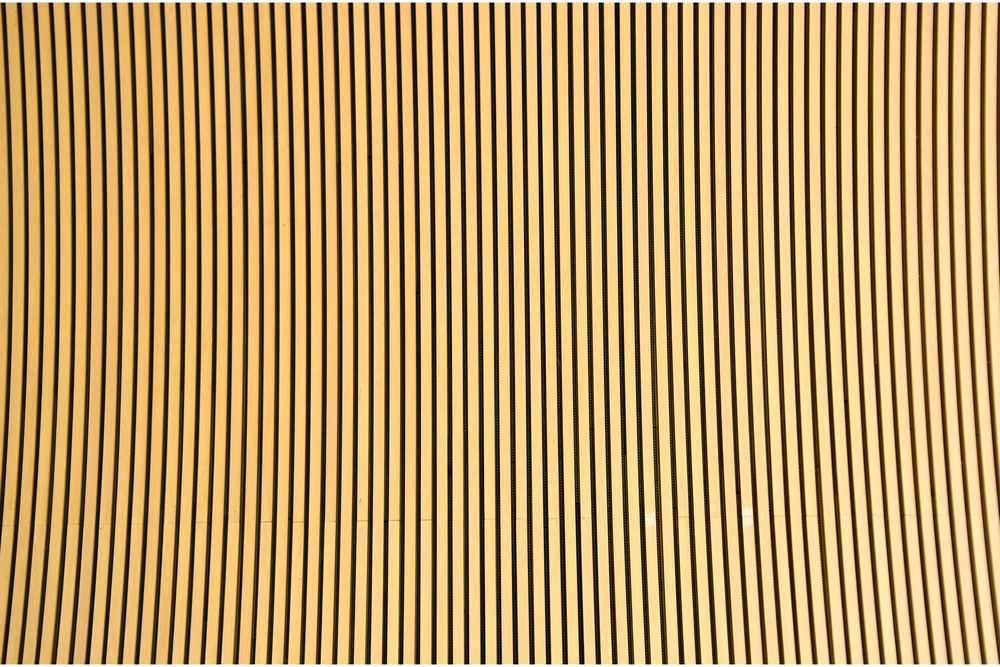
#> input picture Fourth/image7.jpg, 1000 x 667 px, shrunk from 6000 x 4000 before the run
$ python line_detection.py
#> lines starting #> are read from the running program, lines starting #| are printed output that depends on the picture
import cv2
import numpy as np
import matplotlib.pyplot as plt
# Load original image for line detection
img_color = cv2.imread('image7.jpg')
#> img_color is the input picture: shape (667, 1000, 3); mean B, G, R 98.8, 153.9, 186.8
gray = cv2.cvtColor(img_color, cv2.COLOR_BGR2GRAY)
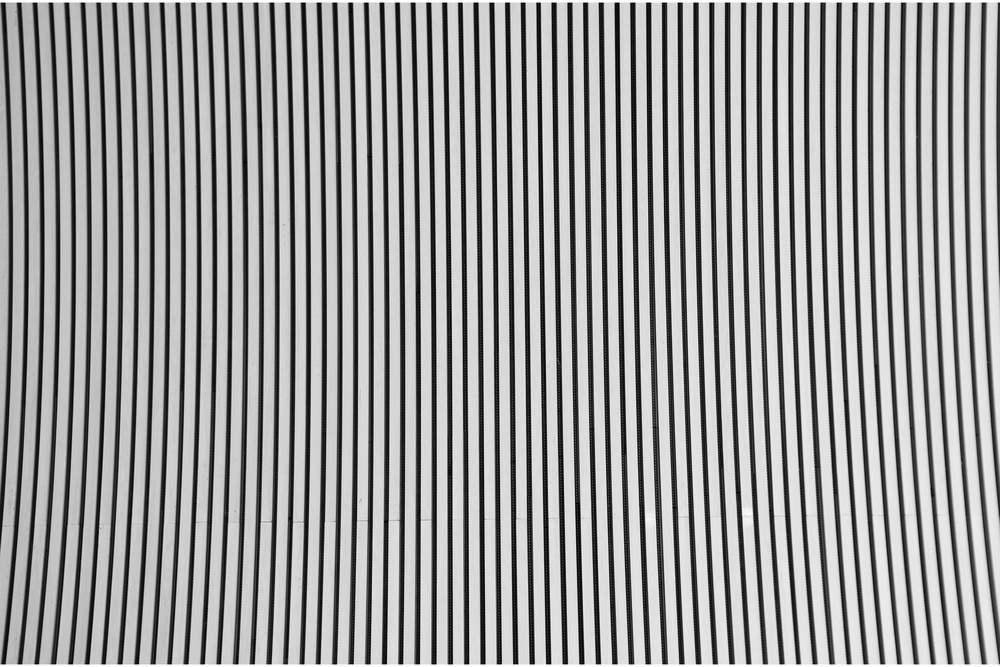
#> gray: shape (667, 1000); min 2, max 255, mean 157.5

# Edge detection
edges = cv2.Canny(gray, 50, 150, apertureSize=3)
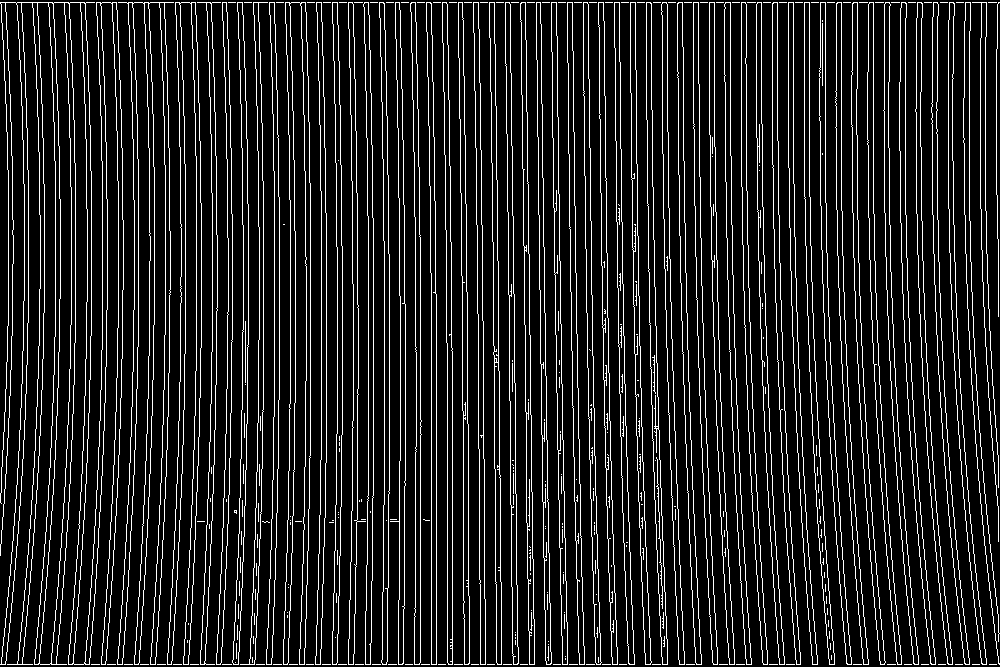
#> edges: shape (667, 1000); 13.1% white in thin lines or dots

# Hough Line Transform
lines = cv2.HoughLines(edges, 1, np.pi / 180, 150)
#> lines = 1471 rows, first 8: [2, 1.57], [664, 1.57], [-555, 3.12], [-539, 3.12], [-550, 3.12], [-571, 3.12], [420, 0], [431, 0]

if lines is not None:
    for rho, theta in lines[:, 0]:
        a = np.cos(theta)
        b = np.sin(theta)
        x0 = a * rho
        y0 = b * rho
        x1 = int(x0 + 1000 * (-b))
        y1 = int(y0 + 1000 * (a))
        x2 = int(x0 - 1000 * (-b))
        y2 = int(y0 - 1000 * (a))
        cv2.line(img_color, (x1, y1), (x2, y2), (0, 0, 255), 2)
#> this loop made 1471 passes
#> (rho, theta, a, b, x0, y0, x1, y1) on passes 1 to 3: (2, 1.57, -4.37e-08, 1, -8.74e-08, 2, -1000, 1), (664, 1.57, -4.37e-08, 1, -2.9e-05, 664, -1000, 663), (-555, 3.12, -1, 0.0175, 554.9, -9.69, 537, -1009)
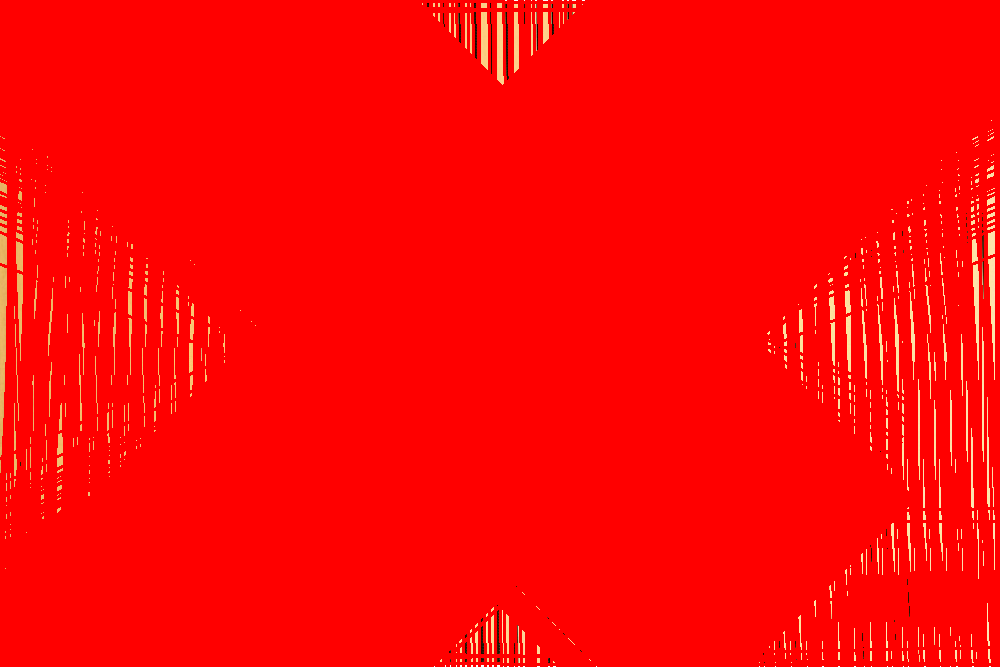
#> img_color: shape (667, 1000, 3); mean B, G, R 3.5, 5.2, 254.5

# Show result
plt.subplot(1, 2, 1)
plt.title("Edges")
plt.imshow(edges, cmap='gray')
plt.axis('off')

plt.subplot(1, 2, 2)
plt.title("Line Detection")
plt.imshow(cv2.cvtColor(img_color, cv2.COLOR_BGR2RGB))
plt.axis('off')

plt.tight_layout()
plt.show()
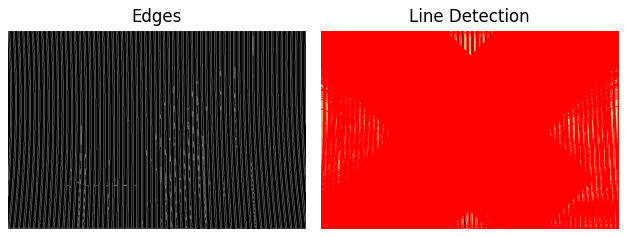
#> figure drawn by matplotlib, 2 panels

$ run again, with Fourth/image1.jpg copied over Fourth/image7.jpg
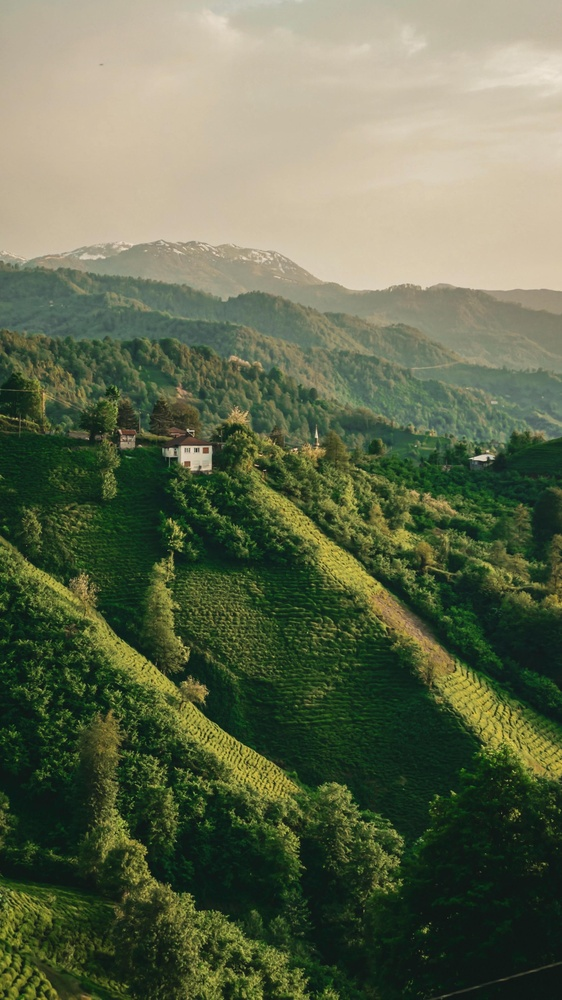
#> input picture Fourth/image1.jpg, 562 x 1000 px, shrunk from 2268 x 4032 before the run
#> img_color is the input picture: shape (1000, 562, 3); mean B, G, R 80, 107.1, 98.2
#> `edges = cv2.Canny(gray, 50, 150, apertureSize=3)`:
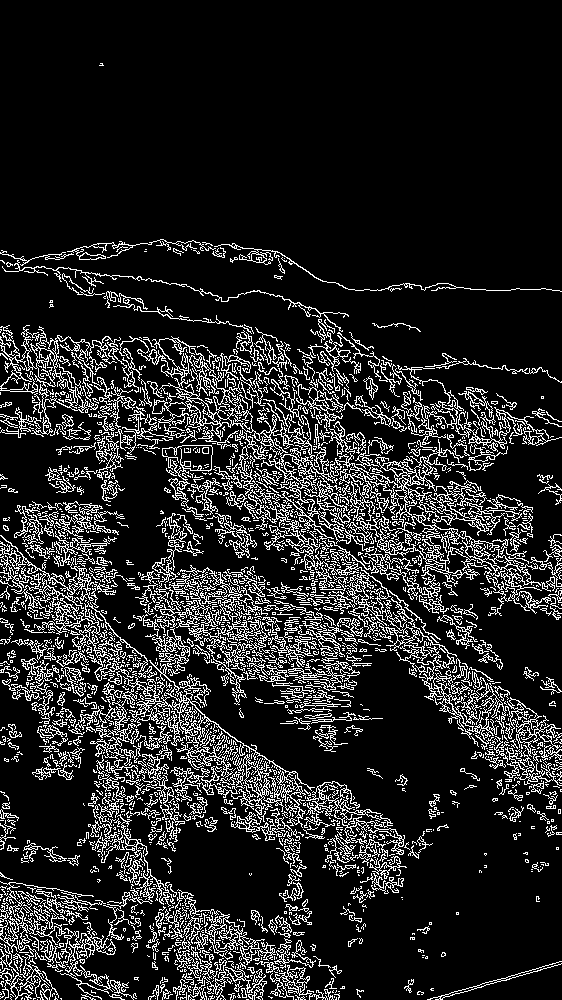
#> edges: shape (1000, 562); 14.4% white in thin lines or dots
#> the loop `for rho, theta in lines[:, 0]:` made 7959 passes
#> (rho, theta, a, b, x0, y0, x1, y1) on passes 1 to 3: (170, 2.36, -0.707, 0.707, -120.2, 120.2, -827, -586), (173, 2.36, -0.707, 0.707, -122.3, 122.3, -829, -584), (165, 2.36, -0.707, 0.707, -116.7, 116.7, -823, -590)
#> `plt.show()`:
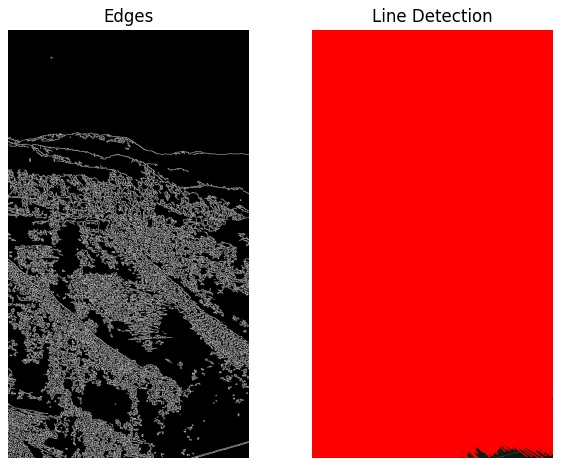
#> figure drawn by matplotlib, 2 panels

$ run again, with Fourth/image2.jpg copied over Fourth/image7.jpg
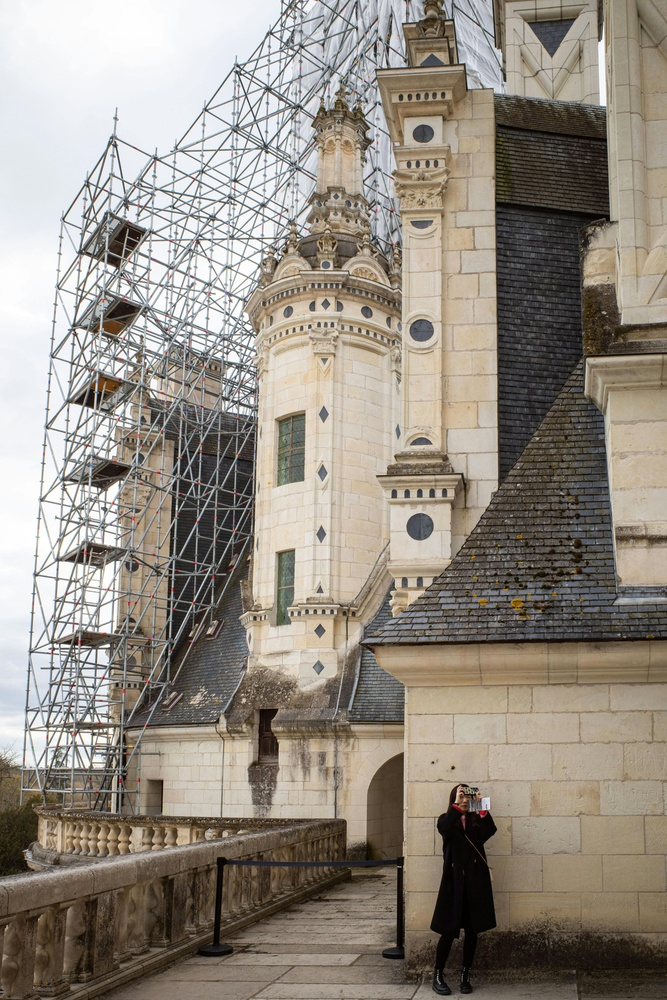
#> input picture Fourth/image2.jpg, 667 x 1000 px, shrunk from 4000 x 6000 before the run
#> img_color is the input picture: shape (1000, 667, 3); mean B, G, R 130.4, 140.7, 148.2
#> `edges = cv2.Canny(gray, 50, 150, apertureSize=3)`:
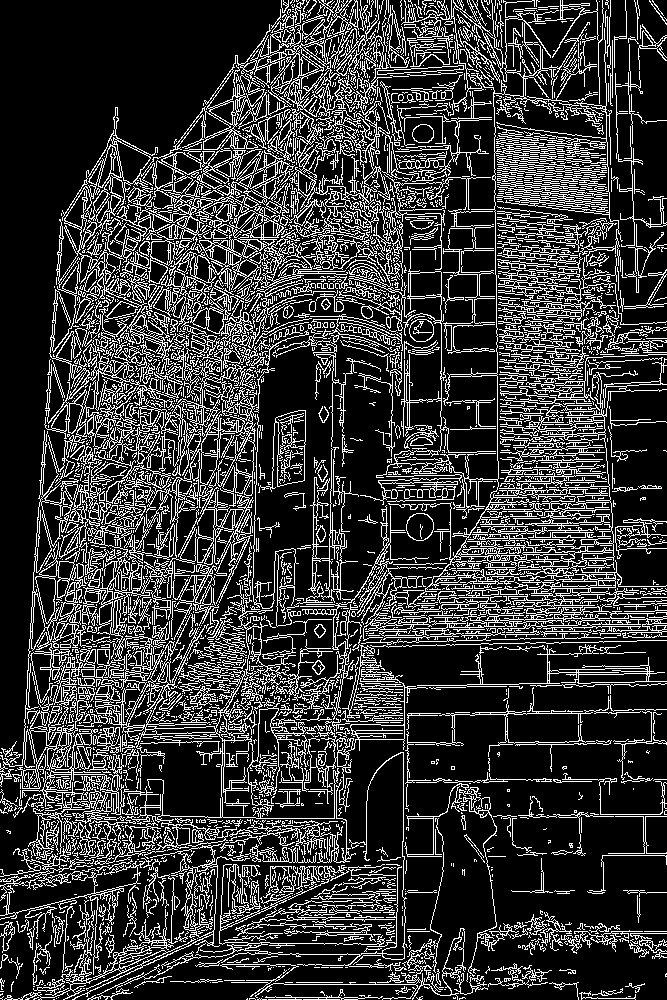
#> edges: shape (1000, 667); 21.6% white in thin lines or dots
#> the loop `for rho, theta in lines[:, 0]:` made 18734 passes
#> (rho, theta, a, b, x0, y0, x1, y1) on passes 1 to 3: (339, 0.0175, 1, 0.0175, 338.9, 5.92, 321, 1005), (122, 0.0698, 0.998, 0.0698, 121.7, 8.51, 51, 1006), (350, 0.0175, 1, 0.0175, 349.9, 6.11, 332, 1005)
#> `plt.show()`:
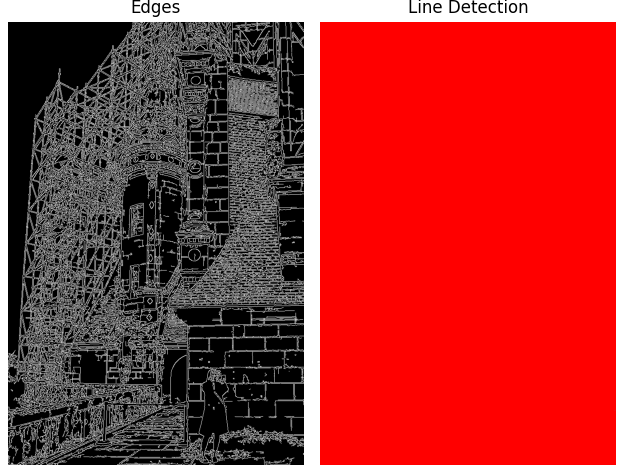
#> figure drawn by matplotlib, 2 panels

$ run again, with Fourth/image5.jpg copied over Fourth/image7.jpg
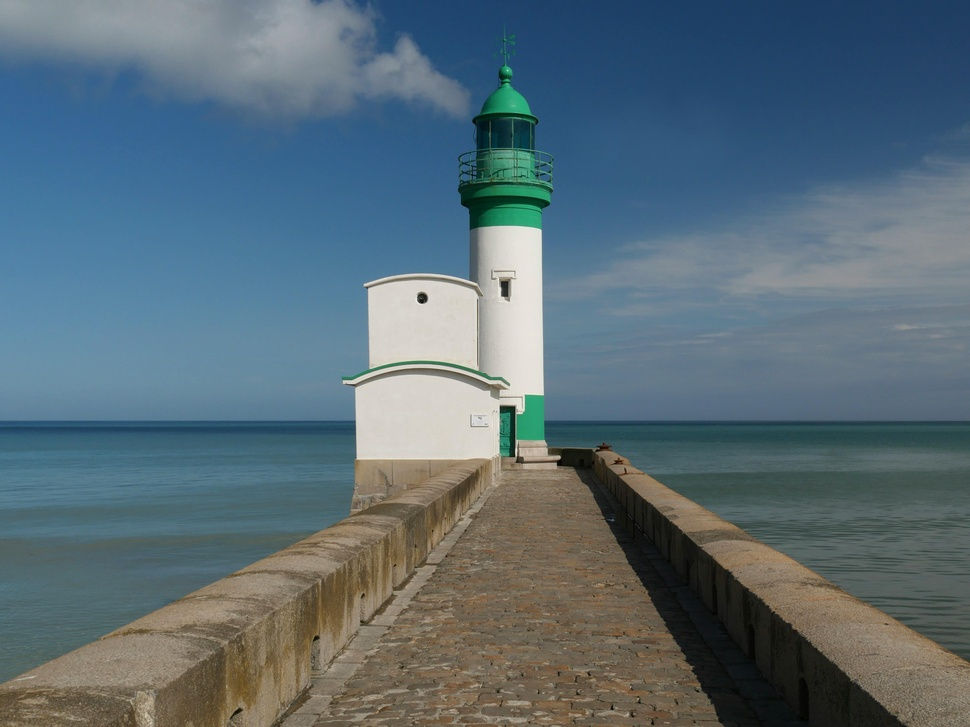
#> input picture Fourth/image5.jpg, 970 x 727 px, shrunk from 4459 x 3344 before the run
#> img_color is the input picture: shape (727, 970, 3); mean B, G, R 118.5, 108.3, 89.4
#> `edges = cv2.Canny(gray, 50, 150, apertureSize=3)`:
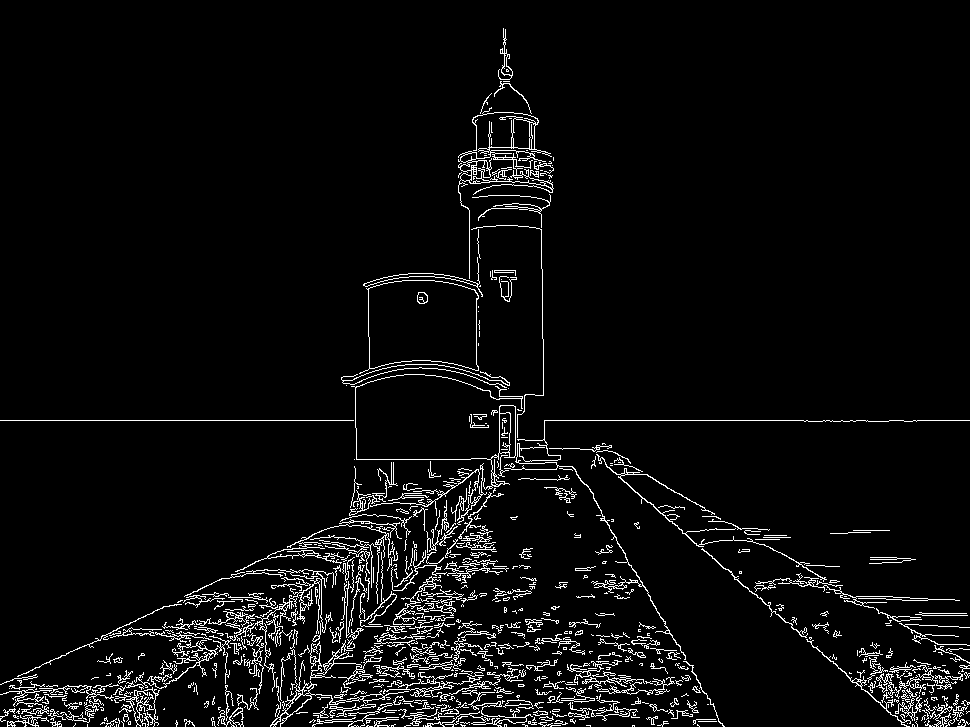
#> edges: shape (727, 970); 4.7% white in thin lines or dots
#> lines = 298 rows, first 8: [420, 1.57], [-46, 2.29], [701, 1.55], [725, 1.55], [716, 1.52], [692, 1.55], [711, 1.52], [659, 0.96]
#> the loop `for rho, theta in lines[:, 0]:` made 298 passes
#> (rho, theta, a, b, x0, y0, x1, y1) on passes 1 to 3: (420, 1.57, -4.37e-08, 1, -1.84e-05, 420, -1000, 419), (-46, 2.29, -0.656, 0.755, 30.18, -34.72, -724, -690), (701, 1.55, 0.0175, 1, 12.23, 700.9, -987, 718)
#> `plt.show()`:
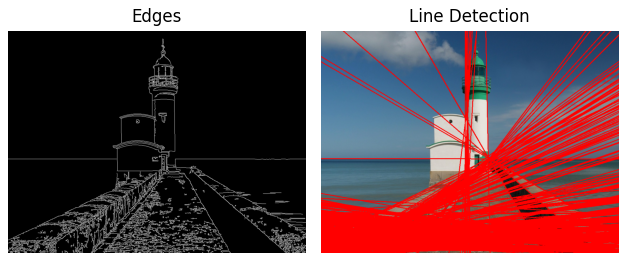
#> figure drawn by matplotlib, 2 panels
